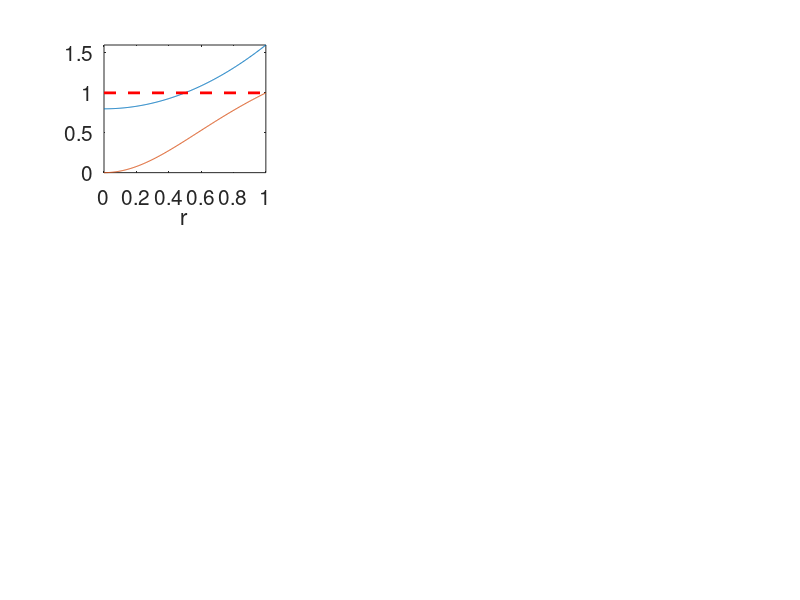

MATLAB code for this plot: (Note: this script raises an error after producing the figure.)
% Hua-sheng XIE, huashengxie@gmail.com, IFTS-ZJU, 2013-10-05 10:35
% Reduced MHD linear initial solver, cylinder
% 13:26 test OK, gamma_initial=0.0073414, gamma_eig=0.00734

close all; clear; clc;

nt=100000; dt=0.01;
Nr0=2^8; r=linspace(0,1,Nr0+2); dr=r(2)-r(1);

% initial profiles
% q0=0.8; q1=-3.2; q2=4;
% q0=1.1; q1=-1.8; q2=4;
% q0=0.8; q1=0; q2=1; 
q0=0.8; q1=0; q2=0.8; % J. McClenaghan GTC kink case
q=q0+q1*r+q2*r.^2;
qp=q1+2*q2.*r;
qpp=2*q2;
s=r.*qp./q;
sp=(r.*q.*qpp+q.*qp-qp.^2.*r)./q.^2;
eta=1e-6+0.*r;
nu=1e-6;
m=1; n=1;

Na=2; Nb=Nr0;
Nr=Nb+1-Na;

rj=r(Na:Nb); % define a temp radius parameter, r_j=j*dr, j=1,...,Nr
qj=q(Na:Nb);
sj=s(Na:Nb);
spj=sp(Na:Nb);
etaj=eta(Na:Nb);

rhojp=(1/dr^2+1./(2*rj*dr)); % rho_j^{+}
rhoj0=0.*rj-2/dr^2; % rho_j^{0}
rhojm=(1/dr^2-1./(2*rj*dr)); % rho_j^{-}

psij=0.00*exp(-(rj-0.2).^2/0.01);
uj=(1+0i)*0.01*exp(-(rj-0.3).^2/0.01);
phij=0.*rj;

% set sparse matries DI
j=1:Nr; jm=2:Nr; jp=1:(Nr-1);
DI = sparse(j,j,rhoj0-m^2./rj.^2,Nr,Nr)+sparse(jm,jp,rhojm(jm),Nr,Nr)+...
    sparse(jp,jm,rhojp(jp),Nr,Nr);

  
h=figure('unit','normalized','Position',[0.01 0.17 0.75 0.75],...
    'DefaultAxesFontSize',15);
subplot(331);
plot(r,q,r,s,[0,1],[1,1],'r--','LineWidth',2); 
xlabel('r'); xlim([0,1]); axis tight;
legend('q','s',2); legend('boxoff');
title(['q=',num2str(q0),'+',num2str(q1),'r+',num2str(q2),...
    'r^2, \eta=',num2str(eta(1)),', \nu=',num2str(nu)]);

gam(1)=1;
for it=1:nt
    
    Am(it)=log(max(abs(psij)));
    Amr(it)=log(max(abs(real(psij))));
    if(it>1)
        gam(it)=(Am(it)-Am(it-1))/dt;
    end
    t(it)=(it-1)*dt;

    phij=(DI\uj')';
    grad2perppsi=(DI*psij')';
    grad2perpu=(DI*uj')';
    
    rhs1=1i*(n-m./qj).*phij+etaj.*grad2perppsi;
    rhs2=1i*(n-m./qj).*grad2perppsi+nu*grad2perpu-...
        1i*m./rj.*(spj./qj-sj.*(sj-2)./(rj.*qj)).*psij;
    
    psij=psij+rhs1*dt;
    uj=uj+rhs2*dt;
    
   
   if(it==nt || mod(it,floor(nt)/10)==1)
       subplot(332);plot(rj,real(psij),rj,imag(psij),'r--','LineWidth',2);
       title('\Psi');
       subplot(333);plot(rj,real(phij),rj,imag(phij),'r--','LineWidth',2);
       title('\phi');
       subplot(334);plot(rj,real(uj),rj,imag(uj),'r--','LineWidth',2);
       title('U');
       subplot(335);plot(t,Am,t,Amr,'r--','LineWidth',2);
       title(['Am, t=',num2str((it-1)*dt)]); xlabel('t');
       subplot(336);plot(t,gam,'r',[0,t(it)],[0,0],'g--','LineWidth',2);
       title('\gamma'); xlabel('t');
       ylim([-1.5*abs(gam(it)),1.5*abs(gam(it))]);

       pause(0.02);
   end
   
end
%%
nta=floor(2*nt/3);
wi=(Am(nt)-Am(nta))/(t(nt)-t(nta));
subplot(335); axis tight; hold on;
title(['\Psi_{max}, t=',num2str(nt*dt),', \gamma=',num2str(wi)]);

%%
% map to 2D
the=0:pi/50:2*pi;
[rr,tt]=meshgrid(rj,the); % (r,theta)
[col,row]=size(rr);
psi=repmat(psij,col,1).*exp(-1i*m*tt);
phi=repmat(phij,col,1).*exp(-1i*m*tt);
U=repmat(uj,col,1).*exp(-1i*m*tt);
X=rr.*cos(tt); Z=rr.*sin(tt);
subplot(337); pcolor(X,Z,real(psi));
shading interp; axis equal; title('\psi, 2D contour');
colormap(hsv); colorbar('location','EastOutside');
subplot(338); pcolor(X,Z,real(phi));
shading interp; axis equal; title('\phi, 2D contour');
colormap(hsv); colorbar('location','EastOutside');
subplot(339); pcolor(X,Z,real(U));
shading interp; axis equal; title('{U}, 2D contour');
colormap(hsv); colorbar('location','EastOutside');

print('-dpng',['tearing_initial_Nr=',num2str(Nr),',m=',num2str(m),...
    ',n=',num2str(n),',q=',num2str(q0),'+',num2str(q1),...
    'r+',num2str(q2),'r^2.png']);
